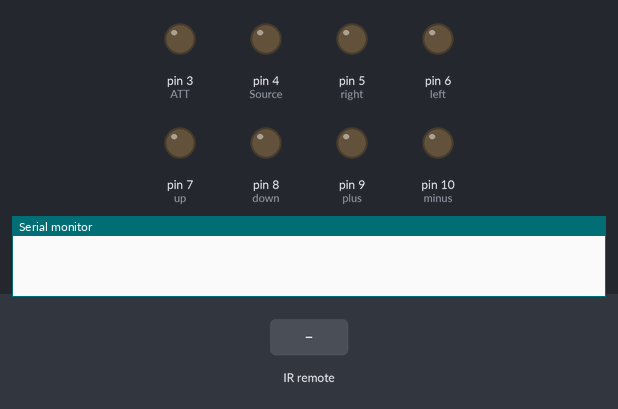
A sketch run on a simulated Arduino Uno, built with avr-gcc and run on an emulated ATmega328P. On the bench: output pins drawn as LEDs (lit = HIGH), the last lines printed to the serial monitor. The inputs (shaded band) are chosen by the test bench.

Above: at 1.2 s.
1.3 s: infrared code 0xFF906F received
At 1.31 s:
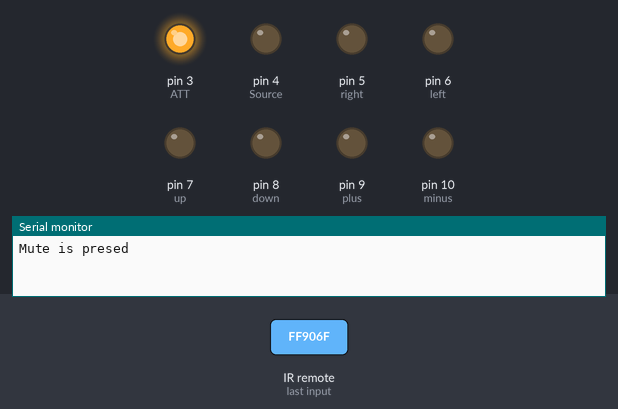
2.8 s: infrared code 0xFF8877 received
At 2.81 s:
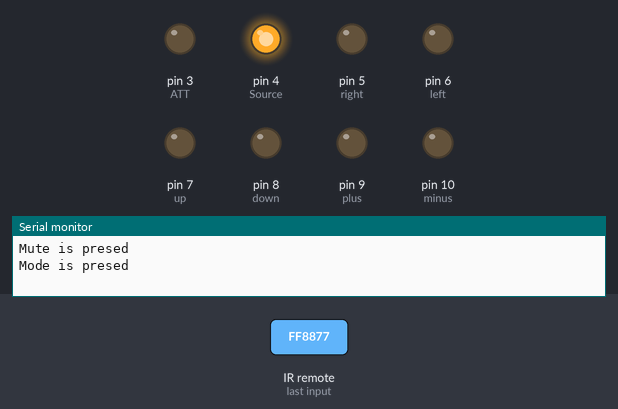
4.3 s: infrared code 0xFFE01F received
At 4.31 s:
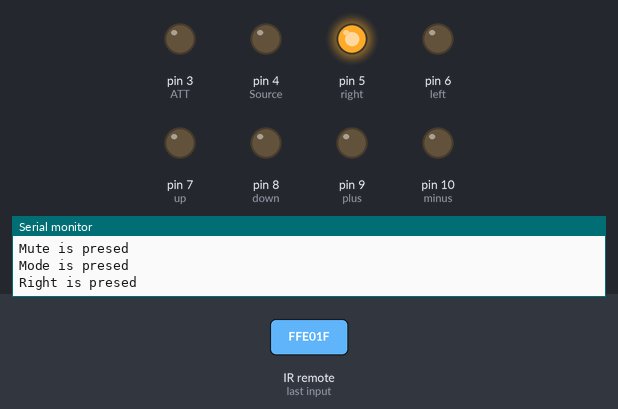
5.8 s: infrared code 0xFF609F received
At 5.81 s:
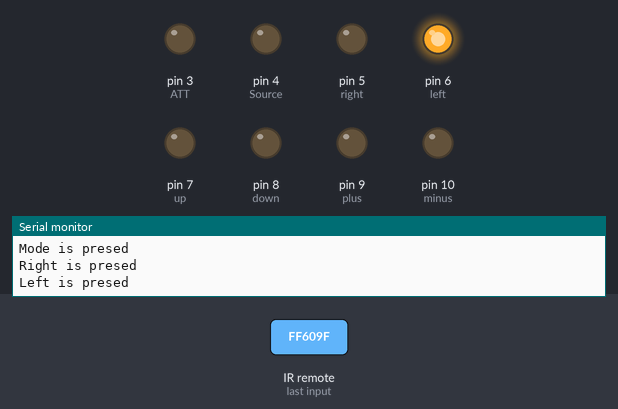
7.3 s: infrared code 0xFF10EF received
At 7.31 s:
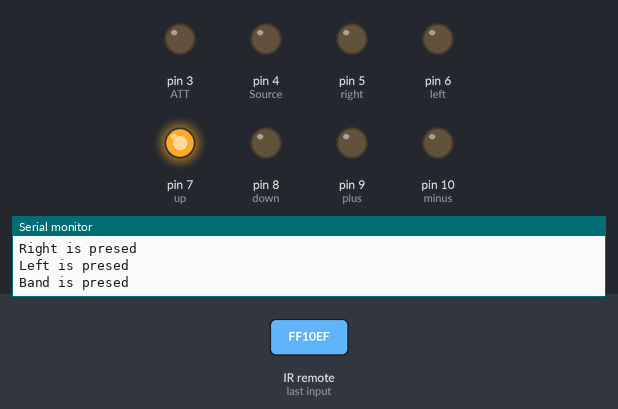
8.8 s: infrared code 0xFF50AF received
At 8.81 s:
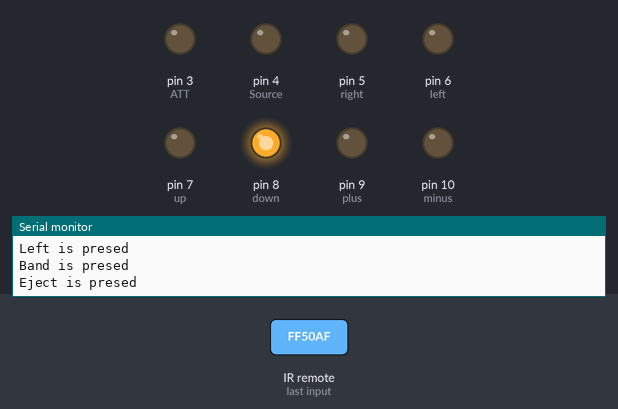
Timing chart, 0 to 11.3 s (numbered marks = the images above; inputs shaded):
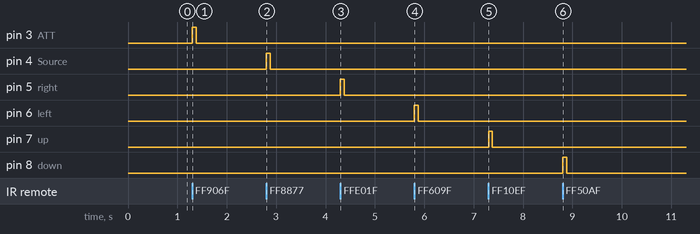

Measured:
- after the input at 1.3 s, pin 3 (ATT): LOW → HIGH at once, → LOW 0.08 s later
- after the input at 2.8 s, pin 4 (Source): LOW → HIGH at once, → LOW 0.08 s later
- after the input at 4.3 s, pin 5 (right): LOW → HIGH at once, → LOW 0.08 s later
- after the input at 5.8 s, pin 6 (left): LOW → HIGH at once, → LOW 0.08 s later
- after the input at 7.3 s, pin 7 (up): LOW → HIGH at once, → LOW 0.08 s later
- after the input at 8.8 s, pin 8 (down): LOW → HIGH at once, → LOW 0.08 s later

The sketch:

irControlPIN.ino
```cpp
#include "IRremote.h"

IRrecv irrecv(2);
decode_results results;

// Пины для пульта
int ATT = 3;
int Source = 4;
int right = 5;
int left = 6;
int up = 7;
int down = 8;
int plus  = 9;
int minus = 10;

// Длительность импульса на оптопару
int pilseDelay = 80;

void setup()
{
  Serial.begin(9600);
  irrecv.enableIRIn();

  pinMode(ATT, OUTPUT);
  pinMode(Source, OUTPUT);
  pinMode(right, OUTPUT);
  pinMode(left, OUTPUT);
  pinMode(up, OUTPUT);
  pinMode(down, OUTPUT);
  pinMode(plus , OUTPUT);
  pinMode(minus, OUTPUT);
}

void loop()
{
  if ( irrecv.decode( &results ))
  {
    // Кнопка mute
    if (results.value==0xFF906F)
    {
      Serial.println("Mute is presed");
      digitalWrite(ATT, HIGH);
      delay(pilseDelay);
      digitalWrite(ATT, LOW);
      irrecv.enableIRIn();
    }

    // Кнопка mode
    if (results.value==0xFF8877)
    {
      Serial.println("Mode is presed");
      digitalWrite(Source, HIGH);
      delay(pilseDelay);
      digitalWrite(Source, LOW);
      irrecv.enableIRIn();
    }

    // Кнопка right
    if (results.value==0xFFE01F)
    {
      Serial.println("Right is presed");
      digitalWrite(right, HIGH);
      delay(pilseDelay);
      digitalWrite(right, LOW);
      irrecv.enableIRIn();
    }

    // Кнопка left
    if (results.value==0xFF609F)
    {
      Serial.println("Left is presed");
      digitalWrite(left, HIGH);
      delay(pilseDelay);
      digitalWrite(left, LOW);
      irrecv.enableIRIn();
    }

    // Кнопка band
    if (results.value==0xFF10EF)
    {
      Serial.println("Band is presed");
      digitalWrite(up, HIGH);
      delay(pilseDelay);
      digitalWrite(up, LOW);
      irrecv.enableIRIn();
    }

    // Кнопка eject
    if (results.value==0xFF50AF)
    {
      Serial.println("Eject is presed");
      digitalWrite(down, HIGH);
      delay(pilseDelay);
      digitalWrite(down, LOW);
      irrecv.enableIRIn();
    }

    // Кнопка +
    if (results.value==0xFF28D7)
    {
      Serial.println("+ is presed");
      digitalWrite(plus, HIGH);
      delay(pilseDelay);
      digitalWrite(plus, LOW);
      irrecv.enableIRIn();
    }

    // Кнопка -
    if (results.value==0xFFA857)
    {
      Serial.println("- is presed");
      digitalWrite(minus, HIGH);
      delay(pilseDelay);
      digitalWrite(minus, LOW);
      irrecv.enableIRIn();
    }

   irrecv.resume();
  }

}
```
